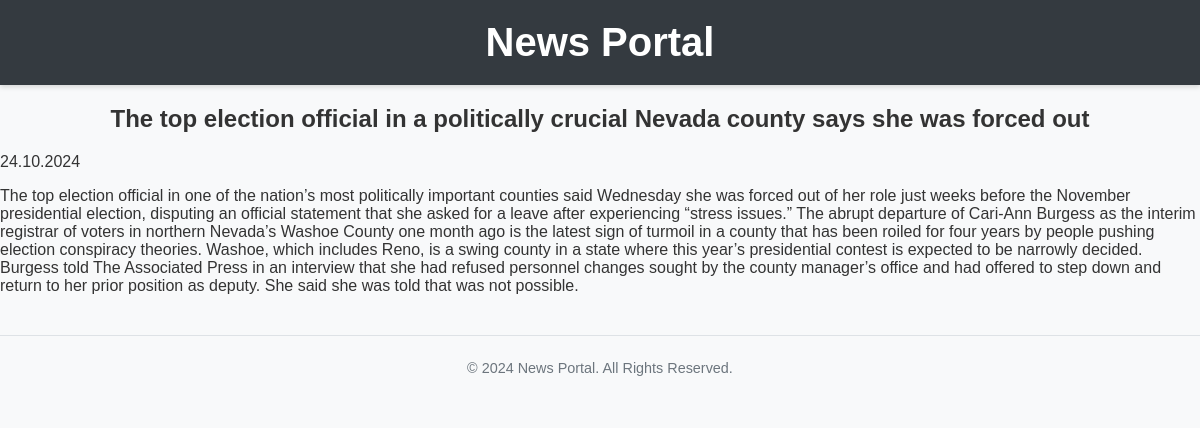
Screenshot of /news/2/ with the database file from the repository.
### news/models.py (models this page shows, shortened)
class Post(models.Model):
    ARTICLE = 'AR'
    NEWS = 'NE'
    POST_TYPE_CHOICES = [
        (ARTICLE, 'Article'),
        (NEWS, 'News'),
    ]
    author = models.ForeignKey(Author, on_delete=models.CASCADE)
    post_type = models.CharField(max_length=2, choices=POST_TYPE_CHOICES)
    created_at = models.DateTimeField(auto_now_add=True)
    categories = models.ManyToManyField(Category, through='PostCategory')
    title = models.CharField(max_length=255)
    content = models.TextField()
    rating = models.IntegerField(default=0)

### news/views.py (the view)
# urls.py: path('news/<int:post_id>/', news_detail, name='news_detail'),
def news_detail(request, post_id):
    post = get_object_or_404(Post, id=post_id)
    context = {
        'post': post,
        'formatted_date': localtime(post.created_at).strftime('%d.%m.%Y')
    }
    return render(request, 'news_detail.html', context)

### news/templatetags/custom_filters.py (called while the page is built)
@register.filter(name='censor')
def censor(text):
    if not isinstance(text, str):
        raise TypeError("Censor filter can only be applied to strings.")
    def replace_bad_word(word):
        for bad_word in BAD_WORDS:
            if word.lower().startswith(bad_word.lower()):
                return word[0] + '*' * (len(word) - 1)
        return word
    words = text.split()
    censored_text = ' '.join(replace_bad_word(word) for word in words)
    return censored_text

### news/templates/news_detail.html (shortened to what this page needs)
{% extends "default.html" %}
{% load custom_filters %}
{% block content %}
   <h2>{{ post.title|censor }}</h2>
   <p>{{ formatted_date }}</p>
   <p>{{ post.content|censor }}</p>
{% endblock %}

### news/static/css/style.css (style rules this page uses)
body { font-family: Arial, sans-serif; background-color: #f8f9fa; color: #333; margin: 0; padding: 0; }
h2 { text-align: center; }

### rows the page displays
Post: title|censor "The top election official in a politically crucial Nevada county says she was forced out", content|censor "The top election official in one of the nation’s most politically important counties said Wednesday she was forced out of her role just weeks before the November presidential election, disputing an official statement that she asked for a leave after experiencing “stress issues.” The abrupt departure of Cari-Ann Burgess as the interim registrar of voters in northern Nevada’s Washoe County one month ago is the latest sign of turmoil in a county that has been roiled for four years by people pushing election conspiracy theories. Washoe, which includes Reno, is a swing county in a state where this year’s presidential contest is expected to be narrowly decided. Burgess told The Associated Press…"
